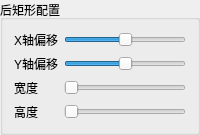
          <widget class="QGroupBox" name="groupBox_6">
           <property name="title">
            <string>后矩形配置</string>
           </property>
           <layout class="QVBoxLayout" name="verticalLayout_9">
            <item>
             <layout class="QGridLayout" name="gridLayout_6">
              <item row="0" column="0">
               <widget class="QLabel" name="label_55">
                <property name="text">
                 <string>X轴偏移</string>
                </property>
               </widget>
              </item>
              <item row="0" column="1">
               <widget class="QSlider" name="rearRectXOffsetHSlider">
                <property name="minimum">
                 <number>-300</number>
                </property>
                <property name="maximum">
                 <number>300</number>
                </property>
                <property name="orientation">
                 <enum>Qt::Horizontal</enum>
                </property>
               </widget>
              </item>
              <item row="1" column="0">
               <widget class="QLabel" name="label_56">
                <property name="text">
                 <string>Y轴偏移</string>
                </property>
               </widget>
              </item>
              <item row="1" column="1">
               <widget class="QSlider" name="rearRectYOffsetHSlider">
                <property name="minimum">
                 <number>-300</number>
                </property>
                <property name="maximum">
                 <number>300</number>
                </property>
                <property name="orientation">
                 <enum>Qt::Horizontal</enum>
                </property>
               </widget>
              </item>
              <item row="2" column="0">
               <widget class="QLabel" name="label_45">
                <property name="text">
                 <string>宽度</string>
                </property>
               </widget>
              </item>
              <item row="2" column="1">
               <widget class="QSlider" name="rearRectWidthHSlider">
                <property name="minimum">
                 <number>10</number>
                </property>
                <property name="maximum">
                 <number>500</number>
                </property>
                <property name="orientation">
                 <enum>Qt::Horizontal</enum>
                </property>
               </widget>
              </item>
              <item row="3" column="0">
               <widget class="QLabel" name="label_46">
                <property name="text">
                 <string>高度</string>
                </property>
               </widget>
              </item>
              <item row="3" column="1">
               <widget class="QSlider" name="rearRectHeightHSlider">
                <property name="minimum">
                 <number>15</number>
                </property>
                <property name="maximum">
                 <number>500</number>
                </property>
                <property name="orientation">
                 <enum>Qt::Horizontal</enum>
                </property>
               </widget>
              </item>
             </layout>
            </item>
           </layout>
          </widget>
